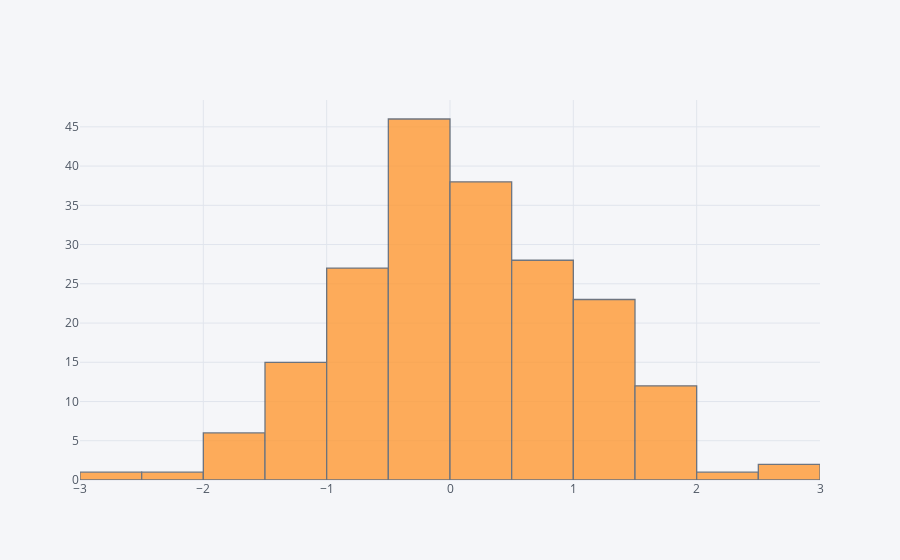

This figure's notebook cell:
### Markdown cell above
# Histogram

### Code cell
df1['D'].iplot(kind='hist')

### Figure 1 — Plotly figure (JSON) as saved in the notebook; plotly's stock layout.template omitted (floating-point values rounded to 4 significant figures; data arrays with more than 128 entries replaced by an {"elided": "..."} marker saying what was removed)
{"data": [{"histfunc": "count", "histnorm": "", "marker": {"color": "rgba(255, 153, 51, 1.0)", "line": {"color": "#4D5663", "width": 1.3}}, "name": "D", "opacity": 0.8, "orientation": "v", "type": "histogram", "x": {"elided": "200 float values"}}], "layout": {"barmode": "overlay", "legend": {"bgcolor": "#F5F6F9", "font": {"color": "#4D5663"}}, "paper_bgcolor": "#F5F6F9", "plot_bgcolor": "#F5F6F9", "titlefont": {"color": "#4D5663"}, "xaxis1": {"gridcolor": "#E1E5ED", "showgrid": true, "tickfont": {"color": "#4D5663"}, "title": "", "titlefont": {"color": "#4D5663"}, "zerolinecolor": "#E1E5ED"}, "yaxis1": {"gridcolor": "#E1E5ED", "showgrid": true, "tickfont": {"color": "#4D5663"}, "title": "", "titlefont": {"color": "#4D5663"}, "zerolinecolor": "#E1E5ED"}}}
